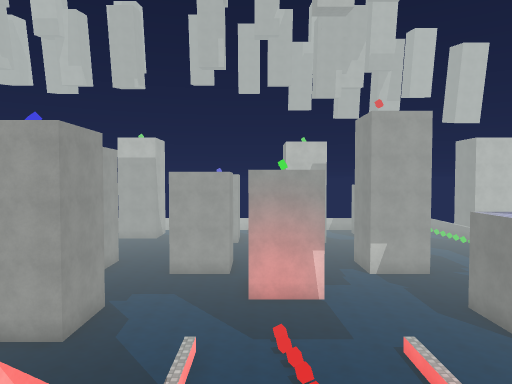
View 1 (above)

22 first-person views from a walk through a scene from a Unity 3-D project. The camera is 1.4 m above the floor, tilts 2° down and sees 70° across. The floor is counted in squares, 2 m on a side. Each view is taken from the middle of a square. On the plan, view 1 faces up. The plan holds only what a view shows up to about 11 squares ahead; the rest is blank. The place goes on beyond the plan. The player character is not drawn. Surface patterns are stand-ins for the level's own textures.

View 2
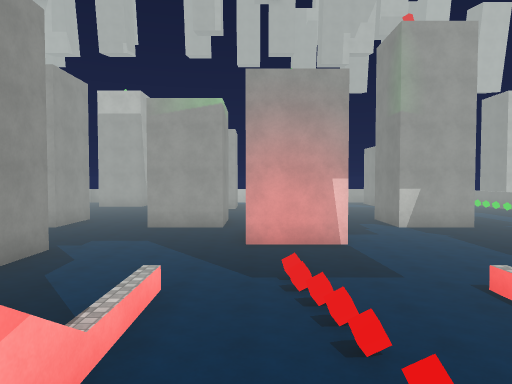

View 3
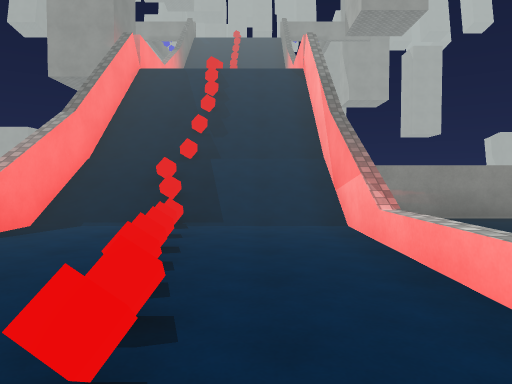

View 4
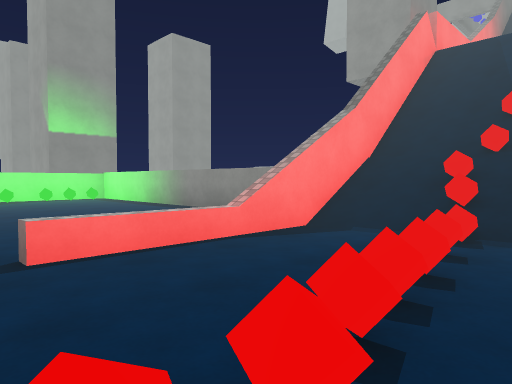

View 5
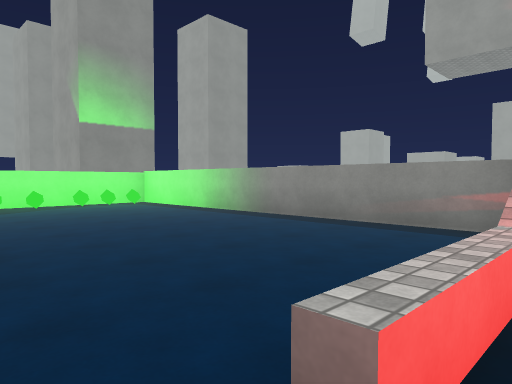

View 6
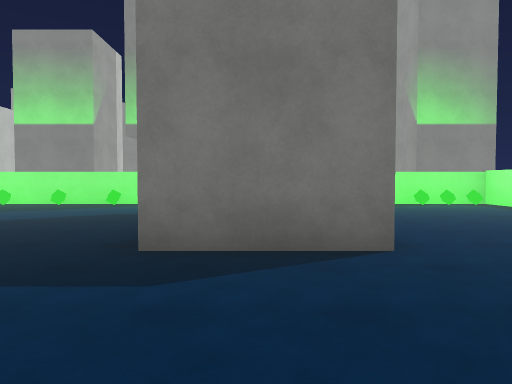

View 7
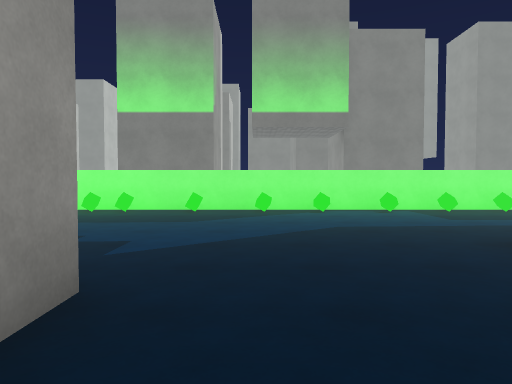

View 8
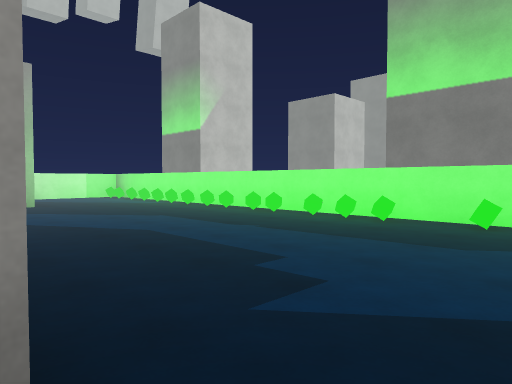

View 9
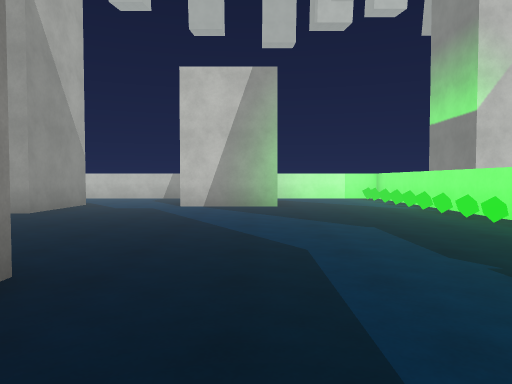

View 10
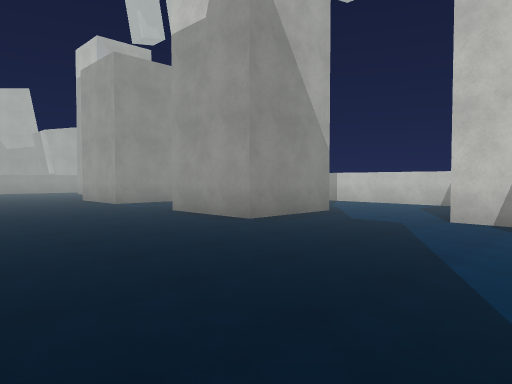

View 11
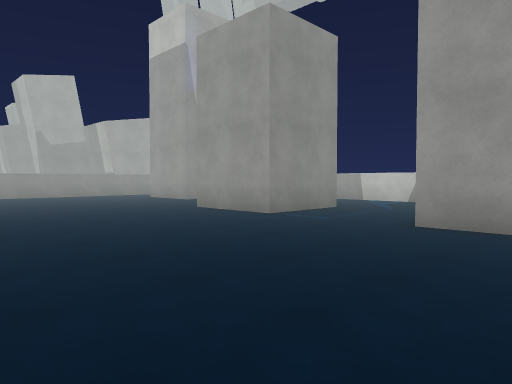

View 12
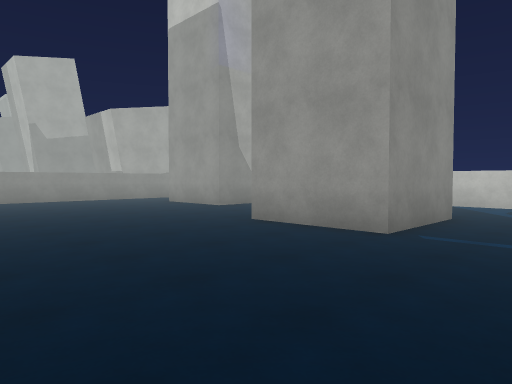

View 13
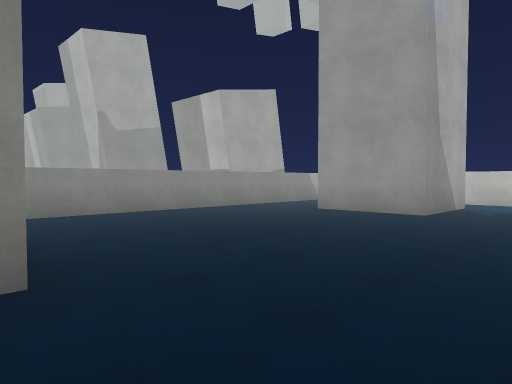

View 14
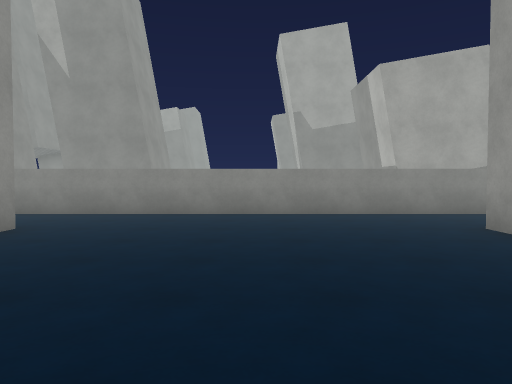

View 15
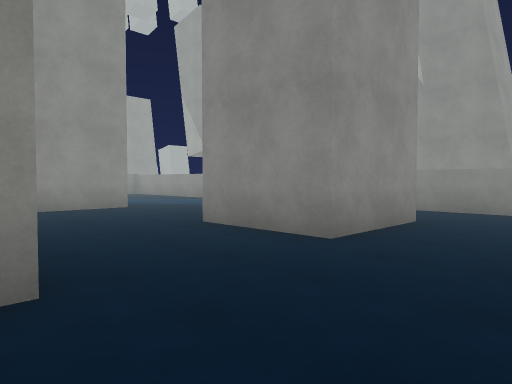

View 16
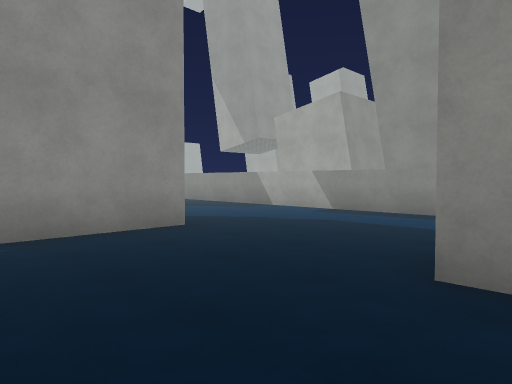

View 17
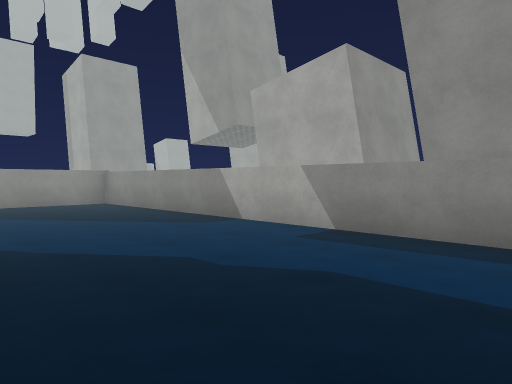

View 18
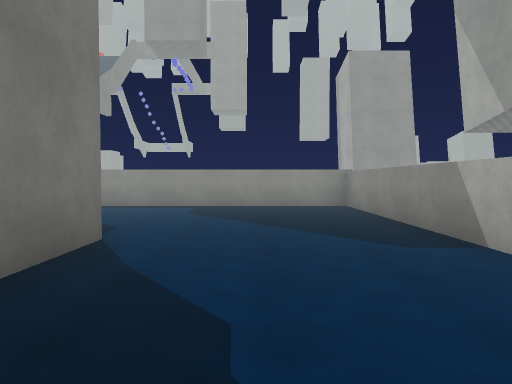

View 19
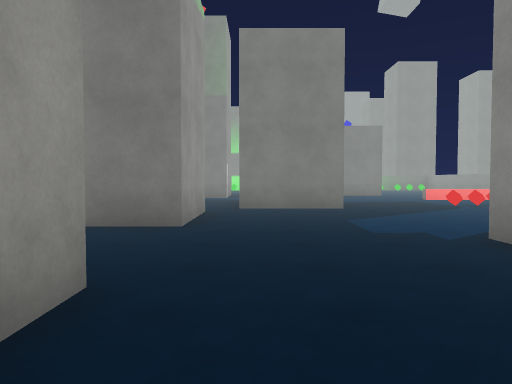

View 20
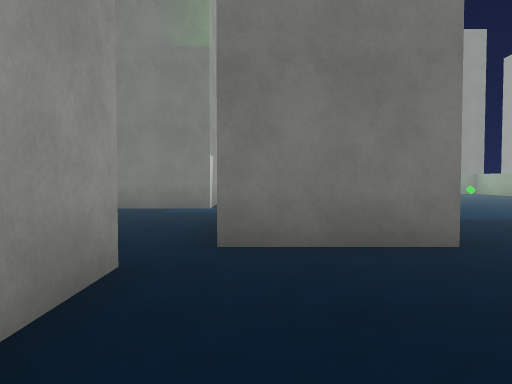

View 21
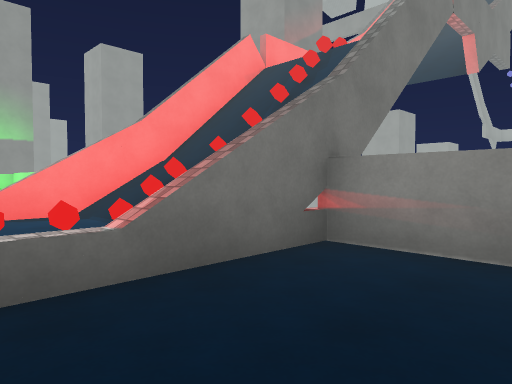

View 22
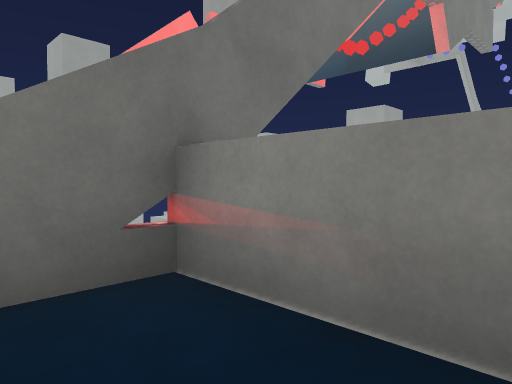

### Floor plan
Key: @ floor where view 1 was taken; # wall or solid block; x gap in a wall; . main floor; : floor 3.25 m higher than the main floor; + floor 7.75 m higher than the main floor; / step, stairs or slope; C red cube; G green cube; O other object.
Columns run from 12 left of view 1 to 14 right of it. Each row starts with its distance up from view 1.
 25 #..###..   #..  #..###...O#
 24 #.......   #..  #........O#
 23 #........###..###........G#
 22 #........................G#
 21 #........................G#
 20 #........................G#
 19 #........................G#
 18 #........................G#
 17 #..###...#   ....###.....G#
 16 #.   #...###.....# #......#
 15      #...##......###.....G#
 14  ...........#  ..........G#
 13 #...........#  ..........G#
 12 #...........###...........#
 11 #....###...........#  ...G#
 10 #....###...........#  ...G#
  9 #....###.....C.....#    .G#
  8 #............C..........  #
  7 #............C...........G#
  6 #...... .....C...........G#
  5 #...... ..#..C.#.........O#
  4 #.........#//C/#.........O#
  3 ###########//CC/###########
  2           #//://#
  1           #//C//#
  0           #/@C//#
 -1           x++O++x
 -2           #     #
 -3           #++O  #
 -4           #//O/
 -5           #//O/
 -6           # /O

Positions as (right, up) in squares from view 1, and headings:
1: (0, 0), facing up
2: (0, 3), facing up
3: (0, 10), facing down
4: (0, 9), facing down-right
5: (3, 9), facing down-right
6: (3, 10), facing right
7: (5, 14), facing right
8: (7, 14), facing up-right
9: (9, 15), facing up
10: (9, 18), facing up-left
11: (4, 17), facing up-left
12: (1, 18), facing up-left
13: (-4, 17), facing up-left
14: (-4, 21), facing left
15: (-3, 20), facing down-left
16: (-4, 16), facing down-left
17: (-7, 14), facing down-left
18: (-9, 13), facing down
19: (-9, 14), facing right
20: (-4, 14), facing right
21: (-4, 7), facing down-right
22: (-4, 5), facing down-right
